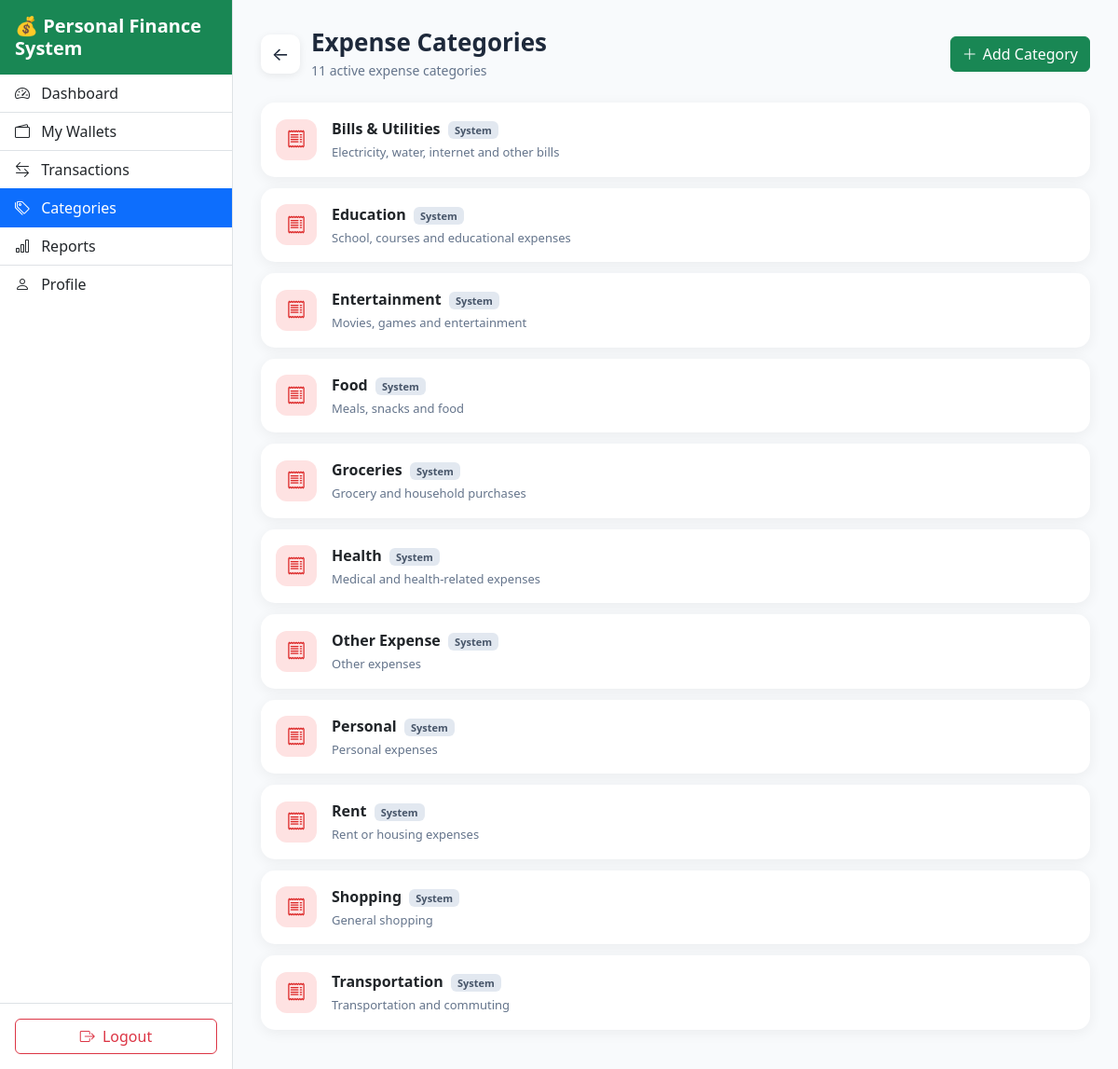
Screenshot of /categories/index.php (signed in) with the database file from the repository.
### tables this page shows
CREATE TABLE `categories` (
  `id` int(10) UNSIGNED NOT NULL,
  `user_id` int(10) UNSIGNED DEFAULT NULL,
  `name` varchar(100) NOT NULL,
  `type` enum('Income','Expense') NOT NULL,
  `description` varchar(255) DEFAULT NULL,
  `status` enum('Active','Inactive') NOT NULL DEFAULT 'Active',
  `created_at` timestamp NOT NULL DEFAULT current_timestamp(),
  `updated_at` timestamp NOT NULL DEFAULT current_timestamp() ON UPDATE current_timestamp()
);

### app/helpers/functions.php (called while the page is built, shortened)
<?php
function e($value)
{
    return htmlspecialchars(
        $value ?? '',
        ENT_QUOTES,
        'UTF-8'
    );
}

### categories/index.php (the view, shortened to what this page needs)
<?php
require_once __DIR__ .
    '/../app/config/database.php';
require_once __DIR__ .
    '/../app/helpers/functions.php';
$userId =
    (int)
    $_SESSION['user_id'];
$sql = "
    SELECT
        id,
        user_id,
        name,
        description,
        status,
        created_at
    FROM categories
    WHERE type = 'Expense'
      AND status = 'Active'
      AND (
            user_id IS NULL
            OR user_id = :user_id
      )
    ORDER BY
        user_id IS NOT NULL ASC,
        name ASC
";
$stmt =
    $pdo->prepare($sql);
$stmt->execute([
    ':user_id' =>
        $userId
]);
$categories =
    $stmt->fetchAll();
$totalCategories =
    count($categories);
?>
<!DOCTYPE html>
<html lang="en">
<head>
<link
    href="https://cdn.jsdelivr.net/npm/bootstrap@5.3.7/dist/css/bootstrap.min.css"
    rel="stylesheet"
>
<link
    rel="stylesheet"
    href="https://cdn.jsdelivr.net/npm/bootstrap-icons@1.13.1/font/bootstrap-icons.min.css"
>
<link
    rel="stylesheet"
    href="<?= BASE_URL ?>assets/css/style_categories_index.css"
>
</head>
<body>
<div
    class="
        d-none
        d-md-flex
        flex-column
        bg-white
        border-end
        position-fixed
        top-0
        bottom-0
    "
    style="
        width:250px;
    "
>
    <div
        class="
            p-3
            bg-success
            text-white
        "
    >
        <h5 class="mb-0 fw-bold">
            💰 <?= e(APP_NAME) ?>
        </h5>
    </div>
    <div
        class="
            list-group
            list-group-flush
            flex-grow-1
        "
    >
        <a
            href="<?= BASE_URL ?>dashboard/"
            class="
                list-group-item
                list-group-item-action
            "
        >
            <i class="bi bi-speedometer2 me-2"></i>
            Dashboard
        </a>
        <a
            href="<?= BASE_URL ?>wallets/"
            class="
                list-group-item
                list-group-item-action
            "
        >
            <i class="bi bi-wallet2 me-2"></i>
            My Wallets
        </a>
        <a
            href="<?= BASE_URL ?>transactions/"
            class="
                list-group-item
                list-group-item-action
            "
        >
            <i class="bi bi-arrow-left-right me-2"></i>
            Transactions
        </a>
        <a
            href="<?= BASE_URL ?>categories/"
            class="
                list-group-item
                list-group-item-action
                active
            "
        >
            <i class="bi bi-tags me-2"></i>
            Categories
        </a>
        <a
            href="<?= BASE_URL ?>reports/"
            class="
                list-group-item
                list-group-item-action
            "
        >
            <i class="bi bi-bar-chart me-2"></i>
            Reports
        </a>
        <a
            href="<?= BASE_URL ?>profile/"
            class="
                list-group-item
                list-group-item-action
            "
        >
            <i class="bi bi-person me-2"></i>
            Profile
        </a>
    </div>
    <div
        class="
            p-3
            border-top
        "
    >
        <a
            href="<?= BASE_URL ?>auth/logout.php"
            class="
                btn
                btn-outline-danger
                w-100
            "
        >
            <i class="bi bi-box-arrow-right me-1"></i>
            Logout
        </a>
    </div>
</div>
<main class="categories-content">
    <div class="page-header">
        <a
            href="<?= BASE_URL ?>dashboard/"
            class="back-button"
        >
            ←
        </a>
        <div class="page-title-wrapper">
            <h1 class="page-title">
                Expense Categories
            </h1>
            <p class="page-subtitle">
                <?= $totalCategories ?>
                active expense categor<?= $totalCategories === 1 ? 'y' : 'ies' ?>
            </p>
        </div>
        <a
            href="<?= BASE_URL ?>categories/create.php"
            class="
                btn
                btn-success
                add-button
            "
        >
            <i class="bi bi-plus-lg"></i>
            <span class="add-button-text">
                Add Category
            </span>
        </a>
    </div>
    <?php if (
        empty($categories)
    ): ?>
        <div class="empty-state">
            <div class="empty-icon">
                <i class="bi bi-tags"></i>
            </div>
            <h4>
                No Expense Categories
            </h4>
            <p class="text-muted">
                Create your first expense category.
            </p>
            <a
                href="<?= BASE_URL ?>categories/create.php"
                class="btn btn-success"
            >
                <i class="bi bi-plus-lg me-1"></i>
                Add Category
            </a>
        </div>
    <?php else: ?>
        <?php foreach (
            $categories
            as $category
        ): ?>
            <div
                class="
                    card
                    category-card
                "
            >
                <div class="card-body">
                    <div
                        class="
                            d-flex
                            align-items-center
                            gap-3
                        "
                    >
                        <div
                            class="category-icon"
                        >
                            <i
                                class="
                                    bi
                                    bi-receipt
                                "
                            ></i>
                        </div>
                        <div
                            class="
                                flex-grow-1
                                min-width-0
                            "
                        >
                            <div
                                class="
                                    category-name
                                "
                            >
                                <?= e(
                                    $category['name']
                                ) ?>
                                <?php if (
                                    $category['user_id']
                                    === null
                                ): ?>
                                    <span
                                        class="
                                            badge
                                            system-badge
                                            ms-1
                                        "
                                    >
                                        System
                                    </span>
                                <?php endif; ?>
                            </div>
                            <div
                                class="
                                    category-description
                                    mt-1
                                "
                            >
                                <?= e(
                                    $category[
                                        'description'
                                    ]
                                    ?: 'No description'
                                ) ?>
                            </div>
                        </div>
                    </div>
                </div>
            </div>
        <?php endforeach; ?>
    <?php endif; ?>
</main>
</body>
</html>

### assets/css/style_categories_index.css (style rules this page uses)
body { background: #f8fafc; color: #1e293b; }
.categories-content { margin-left: 250px; padding: 30px; }
.page-header { display: flex; align-items: center; gap: 12px; margin-bottom: 24px; }
.back-button { width: 42px; height: 42px; display: inline-flex; align-items: center; justify-content: center; border-radius: 10px; background: #ffffff; color: #1e293b; text-decoration: none; font-size: 20px; box-shadow: 0 2px 8px rgba(0,0,0,0.08); }
.page-title-wrapper { flex: 1; }
.page-title { margin: 0; font-size: 26px; font-weight: 700; }
.page-subtitle { margin: 4px 0 0; color: #64748b; font-size: 14px; }
.add-button { display: inline-flex; align-items: center; gap: 6px; }
.category-card { border: 0; border-radius: 15px; box-shadow: 0 3px 15px rgba(0,0,0,0.06); margin-bottom: 12px; }
.category-icon { width: 44px; height: 44px; border-radius: 12px; display: flex; align-items: center; justify-content: center; background: #fee2e2; color: #dc2626; font-size: 20px; }
.category-name { font-weight: 600; }
.category-description { font-size: 13px; color: #64748b; }
.system-badge { font-size: 11px; background: #e2e8f0; color: #475569; }

### rows the page displays
categories: name "Bills & Utilities", shows "System", description "Electricity, water, internet and other bills"
categories: name "Education", shows "System", description "School, courses and educational expenses"
categories: name "Entertainment", shows "System", description "Movies, games and entertainment"
categories: name "Food", shows "System", description "Meals, snacks and food"
categories: name "Groceries", shows "System", description "Grocery and household purchases"
categories: name "Health", shows "System", description "Medical and health-related expenses"
categories: name "Other Expense", shows "System", description "Other expenses"
categories: name "Personal", shows "System", description "Personal expenses"
categories: name "Rent", shows "System", description "Rent or housing expenses"
categories: name "Shopping", shows "System", description "General shopping"
categories: name "Transportation", shows "System", description "Transportation and commuting"

### other values shown
APP_NAME "Personal Finance System"
$totalCategories "11"
